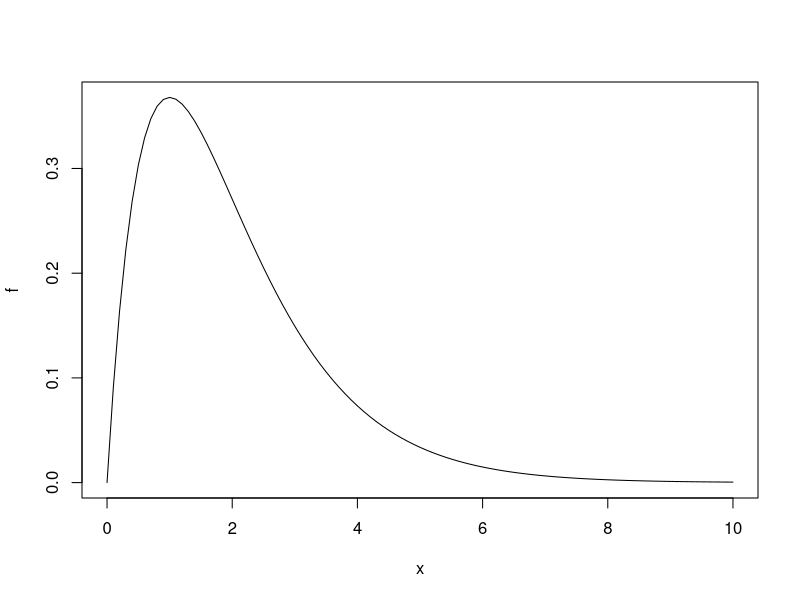
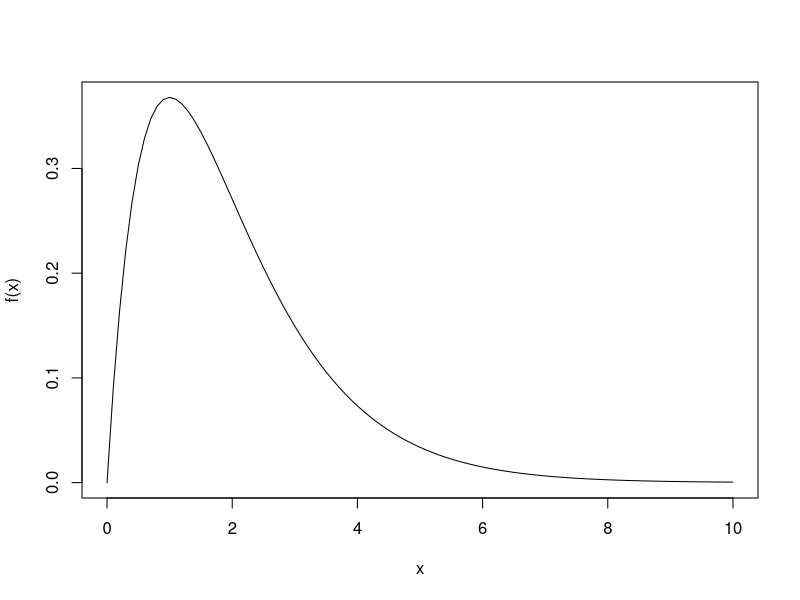
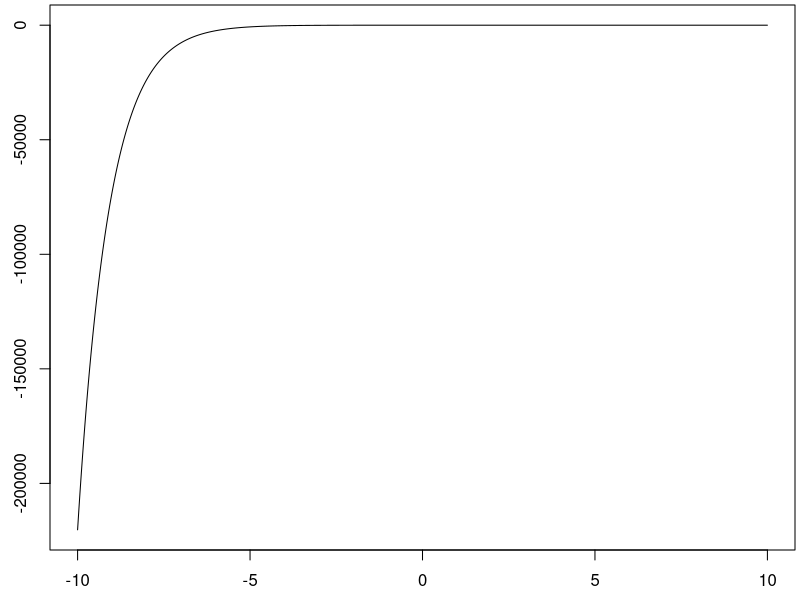
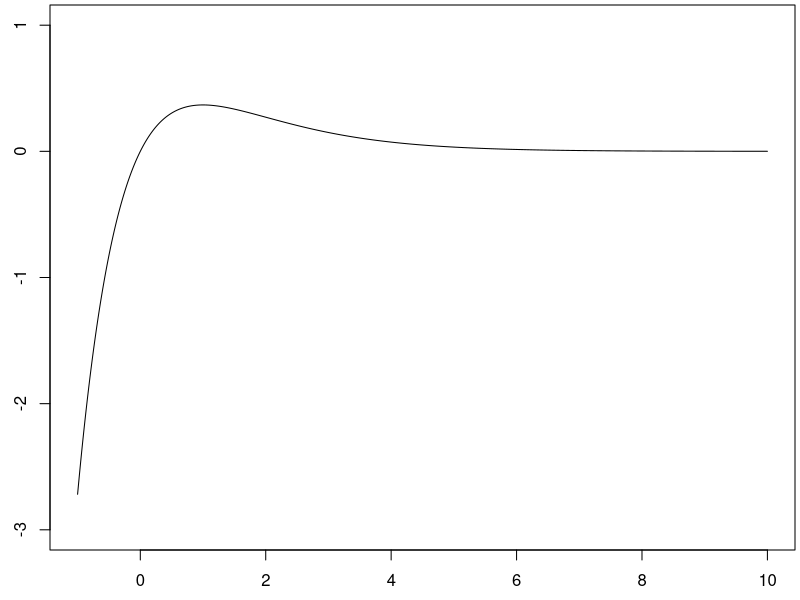
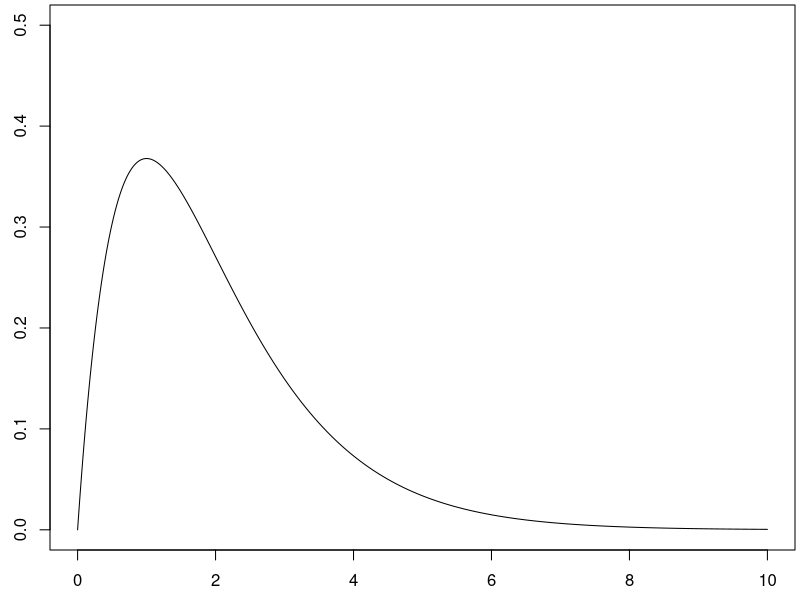
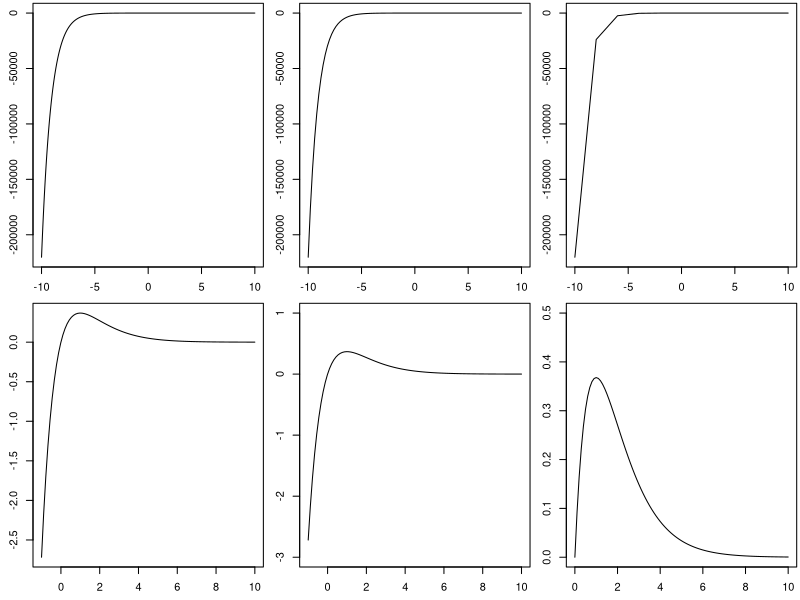
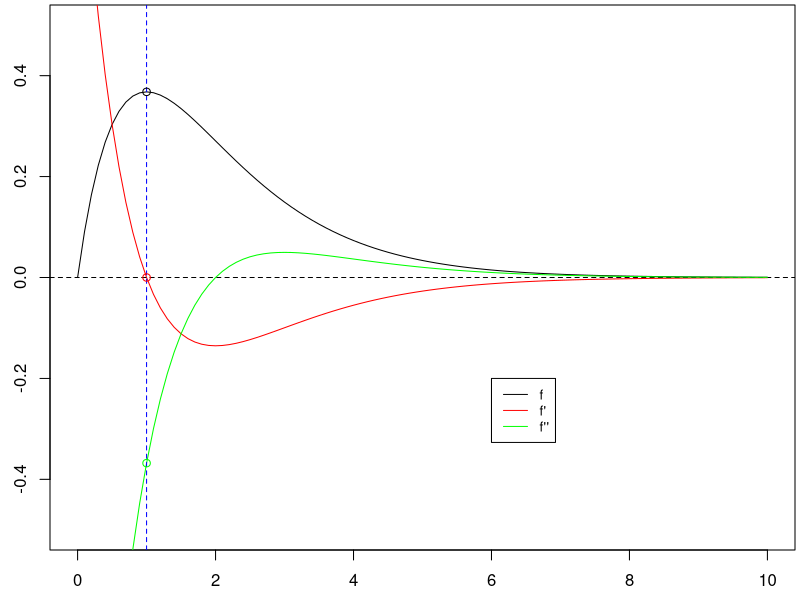
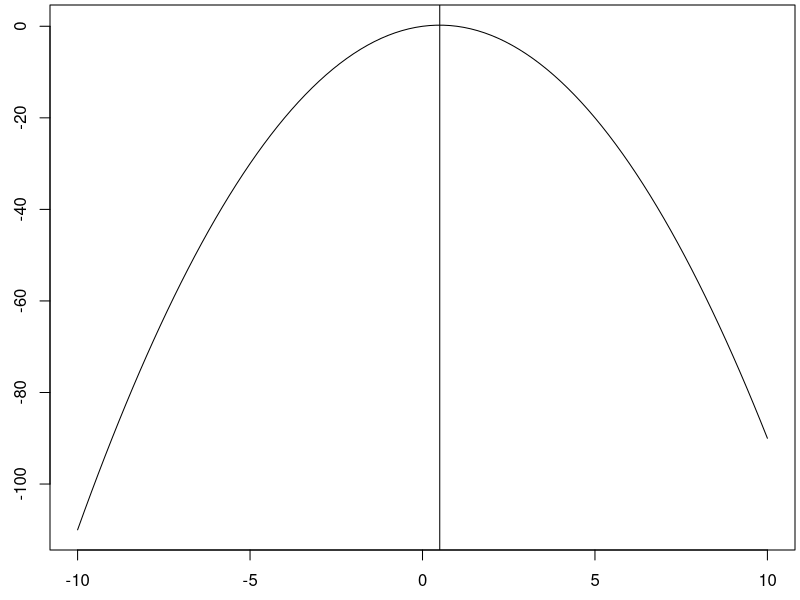

Source code (R) for these figures, in order: (Note: this script raises an error after producing the figures.)
f <- function(x){x*exp(-x)}
Df <- function(x){1*exp(-x) - x*(exp(-x))}
D2f <- function(x){-2*exp(-x) + x*exp(-x)}

plot(f,0,10)
x <- seq(0,10,0.1)
plot(x,f(x), type = "l")

uniroot(Df,c(0,100))$root
uniroot(Df,c(0,2))$root

Df(1)
D2f(1)
#Since D2f(1) is negative and Df(1)=0, we have a maximum at x=1



uniroot(Df,c(-10,10))$root
cv <- uniroot(Df,c(-10,10))$root
Df(cv) #Check we get Df = 0
Df(1) #Uniroot gives approximates, so we may need to round.

D2f(1)
D2f(cv)
#OR
-2*exp(-1) + 1*exp(-1)


x <- seq(-10,10,0.001)
par(mar=c(2.5,2.5,0.25,0.25))
plot(x,f(x),type = "l")


x <- seq(-1,10,0.001)
par(mar=c(2.5,2.5,0.25,0.25))
plot(x,f(x),type = "l",xlim=c(-1,10),ylim=c(-3,1))


x <- seq(0,10,0.001)
par(mar=c(2.5,2.5,0.25,0.25))
plot(x,f(x),type = "l",xlim=c(0,10),ylim=c(0,0.5))


my_plot <- function(f,left_bound,right_bound,gap = (right_bound-left_bound)/100, mar = c(2.5,2.5,0.25,0.25), type = "l",... ){
  x <- seq(left_bound,right_bound,gap)
  par(mar=mar)
  plot(x,f(x),type = type,...)
}
my_lines <- function(f,left_bound,right_bound,gap = (right_bound-left_bound)/100, type = "l",... ){
  x <- seq(left_bound,right_bound,gap)
  lines(x,f(x),type = type,...)
}

par(mfrow=c(2,3))
my_plot(f,-10,10,0.001) #We specify plotting another point every 0.0001. 
my_plot(f,-10,10) #The default in our custom function uses 101 points. 
my_plot(f,-10,10,2) #We specify plotting another point every 2. 
my_plot(f,-1,10)
my_plot(f,-1,10,ylim=c(-3,1))
my_plot(f,0,10,ylim=c(0,0.5))



a<-0
b<-10
par(mfrow=c(1,1))
my_plot(f,a,b,ylim=c(-0.5,0.5))
my_lines(Df,a,b,col = "red")
abline(h=0, lty = 2)
my_lines(D2f,a,b, col = "green")
abline(v=cv,col="blue",lty = 2)
points(cv,f(cv))
points(cv,Df(cv),col="red")
points(cv,D2f(cv),col="green")
legend(6, -.2, legend=c("f", "f\'", "f\'\'"),
       col=c("black","red", "green"), lty=1, cex=0.8)






g <- function(x){x*(1-x)}
Dg <- function(x){1-2*x}
D2g <- function(x){0*x-2} #Is the zero important?

uniroot(Dg,c(-100,100000))$root
plot(g,-10,10)
abline(v=1/2)
D2g(1/2)


h <- function(x){x^3-x}
Dh <- function(x){3*x^2-1}
D2h <- function(x){6*x}

uniroot(Dh,c(-100,100000))$root
plot(h,-2,2)

cv <- uniroot(Dh,c(-1,0))$root
cv
D2h(cv)

cv <- uniroot(Dh,c(0,1000000))$root
cv
D2h(cv)
